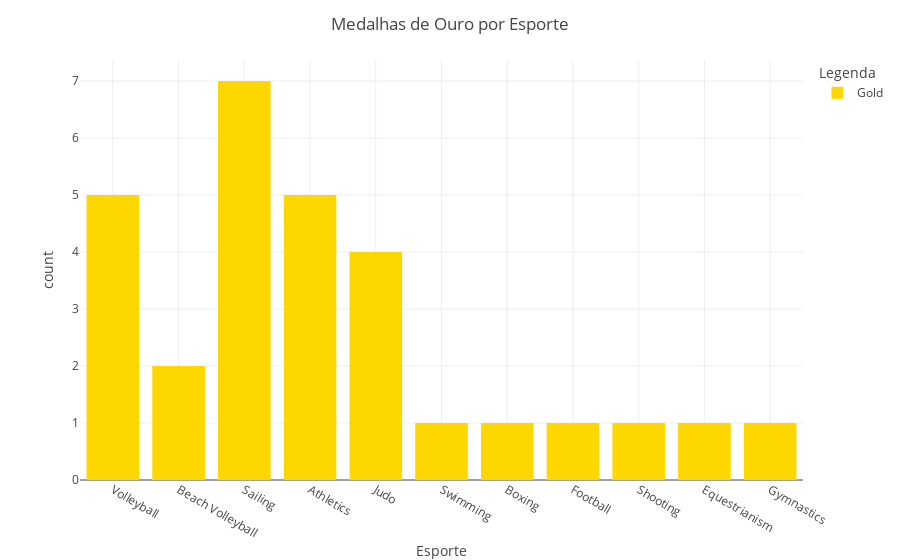

The notebook cell this image was saved under:
### Code cell
fig = px.histogram(df_gold_medalists, x='Sport',color='Medal', color_discrete_map={'Gold':'gold'}, 
                   template='gridon',
                   labels={'Sport': 'Esporte', 'count': 'Total de Medalhas', 'Medal': 'Legenda'})
fig.update_layout(title_text='Medalhas de Ouro por Esporte', title_x=0.5) 
fig.show()

### Figure 1 — Plotly figure (JSON) as saved in the notebook; plotly's stock layout.template omitted (floating-point values rounded to 4 significant figures)
{"data": [{"alignmentgroup": "True", "bingroup": "x", "hovertemplate": "Legenda=Gold<br>Esporte=%{x}<br>count=%{y}<extra></extra>", "legendgroup": "Gold", "marker": {"color": "gold", "pattern": {"shape": ""}}, "name": "Gold", "offsetgroup": "Gold", "orientation": "v", "showlegend": true, "type": "histogram", "x": ["Volleyball", "Beach Volleyball", "Volleyball", "Volleyball", "Volleyball", "Sailing", "Athletics", "Judo", "Volleyball", "Swimming", "Boxing", "Athletics", "Athletics", "Athletics", "Football", "Beach Volleyball", "Sailing", "Sailing", "Sailing", "Athletics", "Judo", "Judo", "Shooting", "Sailing", "Equestrianism", "Sailing", "Sailing", "Judo", "Gymnastics"], "xaxis": "x", "yaxis": "y"}], "layout": {"barmode": "relative", "legend": {"title": {"text": "Legenda"}, "tracegroupgap": 0}, "margin": {"t": 60}, "title": {"text": "Medalhas de Ouro por Esporte", "x": 0.5}, "xaxis": {"anchor": "y", "domain": [0, 1], "title": {"text": "Esporte"}}, "yaxis": {"anchor": "x", "domain": [0, 1], "title": {"text": "count"}}}}
